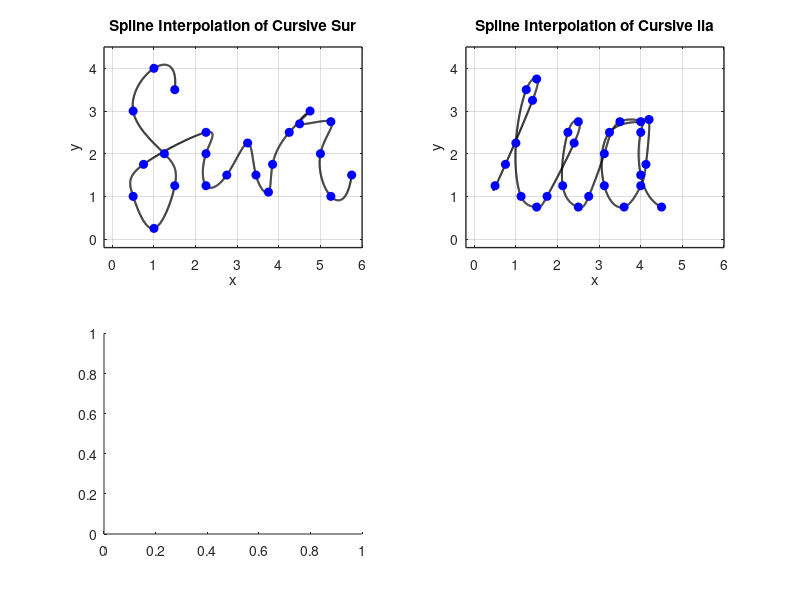

The MATLAB script that drew this image:
% Define data points for x and y coordinates for Sur
x1=[1.5 1 0.5 1.25 1.5 1 0.5 0.75 2.25 2.25 2.25 2.75 3.25 3.45 3.75 3.85 4.25 4.75 4.5 5.25 5.0 5.25 5.75];
y1=[3.5 4 3 2 1.25 0.25 1 1.75 2.5 2.0 1.25 1.5 2.25 1.5 1.1 1.75 2.5 3.0 2.70 2.75 2.0 1.0 1.5];

n1=length(x1);
t1= 0:n1-1; % Parametric coordinate t
tt1= 0:0.01:n1-1; % More dense coordinate tt for spline interpolation

% Compute spline interpolation for Sur
xx1= spline(t1,x1,tt1);
yy1= spline(t1,y1,tt1);

% Define data points for x and y coordinates for lia
x2=[0.50 0.75 1.40 1.50 1.25 1.00 1.125 1.50 1.75 2.40 2.50 2.25 2.125 2.50 2.75 3.125 3.50 4.00 3.25 3.125 3.60 4.00 4.125 4.20 4.0 4.0 4.50];
y2=[1.25 1.75 3.25 3.75 3.50 2.25 1.000 0.75 1.00 2.25 2.75 2.50 1.250 0.75 1.00 2.000 2.75 2.75 2.50 1.250 0.75 1.25 1.750 2.80 2.5 1.5 0.75];

n2=length(x2);
t2= 0:n2-1; % Parametric coordinate t
tt2= 0:0.01:n2-1; % More dense coor tt fir spline interpolation

% Compute spline interpolation for lia
xx2= spline(t2,x2,tt2);
yy2= spline(t2,y2,tt2);


% Plot settings
figure(1)

% Plotting the Spline Interpolation of Cursive Sur
subplot(2,2,1)
plot(xx1,yy1,'k','Linewidth',1.5) % plot spline
hold on 
plot (x1,y1,'bo','MarkerFaceColor','b') % plot data points
axis([-0.2 6 -0.2 4.5])
grid on
title('Spline Interpolation of Cursive Sur')
xlabel('x')
ylabel('y')
set(gca,'FontSize',10,'LineWidth',1)
grid on

% Plotting the Spline Interpolation of Cursive lia
subplot(2,2,2)
plot(xx2,yy2,'k','Linewidth',1.5) % plot spline
hold on 
plot (x2,y2,'bo','MarkerFaceColor','b') % plot data points
axis([-0.2 6 -0.2 4.5])
grid on
title('Spline Interpolation of Cursive lia')
xlabel('x')
ylabel('y')
set(gca,'FontSize',10,'LineWidth',1)
grid on

% Plotting the Spline Interpolation of Cursive Syir
subplot(2,2,3)

